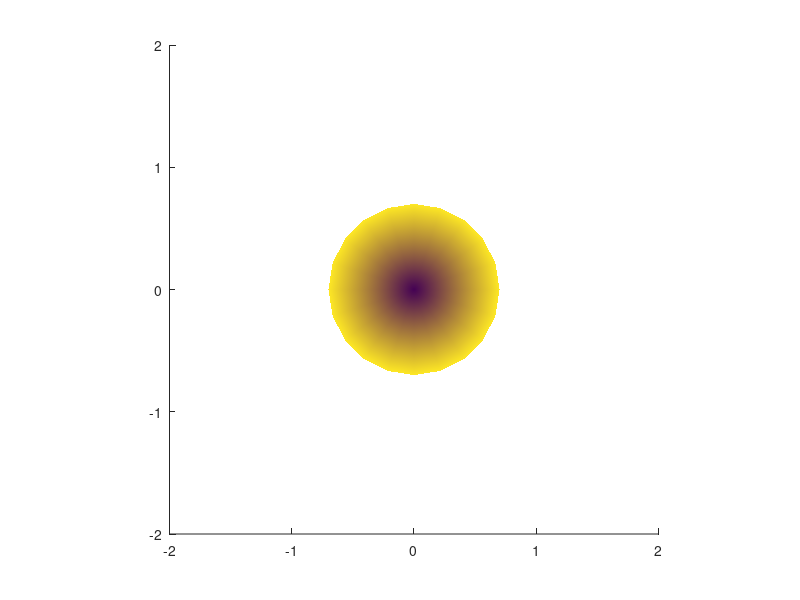

Reproduce this figure in MATLAB. (Note: this script raises an error after producing the figure.)
% Set up axes
axis equal;
axis([-2 2 -2 2   -2 2]);
view(3);
% Draw a cone and get a handle for its surface mesh
[x,y,z] = cylinder([0 0.7]);
s = surface(x, y, z, 'FaceColor', 'cyan');
% Create an hgtransform to transform the cone 
shading interp;
t = hgtransform;
set(s, 'Parent', t);
M = eye(4);   
% Start with 4x4 identity matrix
for i = 1:50
    M = M * makehgtform('xrotate', pi/40);
    % Rotate about y
    set(t, 'Matrix', M);   
    % Update transformation matrix
    pause(.1);     
end